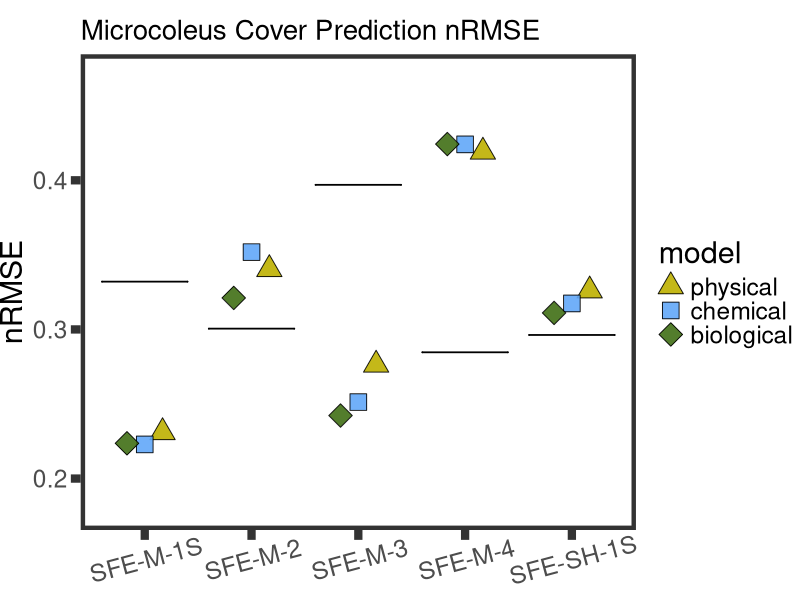
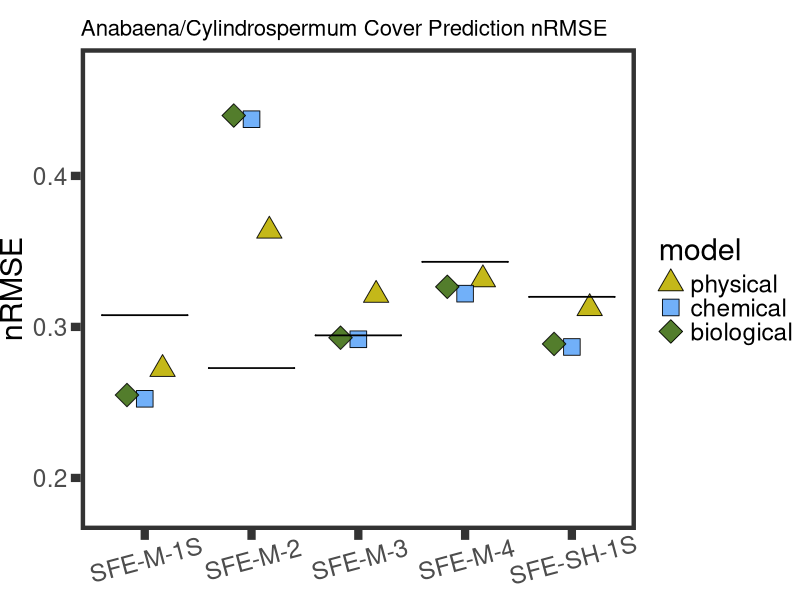
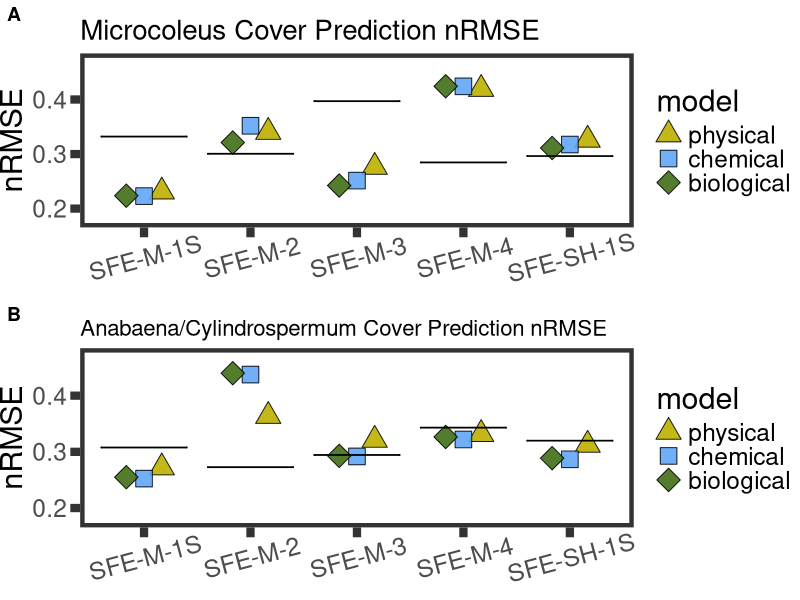

Here is the R script that generated these plots, in order:
#### read in data & libraries

library(tidyverse)
library(ggsignif)

data <- read.csv("./data/predictive_models/inputs.csv")

cover_nrmse_M <- read.csv("./data/predictive_models/20250311_nrmse_M_cover_truncated.csv")
cover_nrmse_A <- read.csv("./data/predictive_models/20250311_nrmse_A_cover_truncated.csv")

cover_nrmse_M_long <- pivot_longer(cover_nrmse_M, cols = c(2:6), names_to = "site_reach",
                                 values_to = "nrmse")

cover_nrmse_M_long_null <- cover_nrmse_M_long %>% 
  filter(model == "null")

cover_nrmse_A_long <- pivot_longer(cover_nrmse_A, cols = c(2:6), names_to = "site_reach",
                                   values_to = "nrmse")

cover_nrmse_A_long_null <- cover_nrmse_A_long %>% 
  filter(model == "null")
# duplicate it
#cover_nrmse_M_long_null <- rbind(cover_nrmse_M_long_null, cover_nrmse_M_long_null)

cover_nrmse_M_long <- cover_nrmse_M_long %>% 
  filter(model != "null")

cover_nrmse_A_long <- cover_nrmse_A_long %>% 
  filter(model != "null")

theme_set(theme_bw() +
            theme(panel.grid.minor = element_blank(), panel.grid.major = element_blank(),
                  panel.border = element_rect(linewidth = 3), axis.ticks = element_line(linewidth = 2.8),
                  text = element_text(size = 22), plot.margin = unit(c(.5, 0, 0, 0), "cm"),
                  axis.ticks.length=unit(.25, "cm")))

nulls <- cover_nrmse_M_long_null$nrmse
dodge <- position_dodge(width=0.5)  
plot <- ggplot(data = cover_nrmse_M_long, aes(x = site_reach, y = nrmse, fill = model,
                                              shape = model)) +
  geom_point(size = 6, alpha = 0.9, position = dodge) +
  geom_signif(y_position = c(nulls), xmin = c(0.6,1.6,2.6,3.6,4.6), 
              xmax = c(1.4,2.4,3.4,4.4, 5.4), annotation = c("", "", "", "" ,""),
              tip_length = 0, size = 0.6) +
  coord_cartesian(ylim = c(0.18, 0.47)) +
  scale_x_discrete(labels= c("SFE-M-1S", "SFE-M-2", "SFE-M-3", "SFE-M-4", "SFE-SH-1S")) +
  scale_fill_manual(values = c("#bdb000", "#62a7f8", "#416f16"),
                    limits = c("physical", "chemical", "biological")) +
  scale_shape_manual(values = c(24, 22, 23),
                       limits = c("physical", "chemical", "biological")) +
  theme(axis.text.x = element_text(angle = 15, vjust = .8, size = 18),
        plot.title = element_text(size = 20)) +
  labs(title = "Microcoleus Cover Prediction nRMSE", x = NULL, y = "nRMSE")
plot

nulls <- cover_nrmse_A_long_null$nrmse
plot2 <- ggplot(data = cover_nrmse_A_long, aes(x = site_reach, y = nrmse, fill = model,
                                              shape = model)) +
  geom_point(size = 6, alpha = 0.9, position = dodge) +
  geom_signif(y_position = c(nulls), xmin = c(0.6,1.6,2.6,3.6,4.6), 
              xmax = c(1.4,2.4,3.4,4.4, 5.4), annotation = c("", "", "", "" ,""),
              tip_length = 0, size = 0.6) +
  coord_cartesian(ylim = c(0.18, 0.47)) +
  scale_x_discrete(labels= c("SFE-M-1S", "SFE-M-2", "SFE-M-3", "SFE-M-4", "SFE-SH-1S")) +
  scale_fill_manual(values = c("#bdb000", "#62a7f8", "#416f16"),
                    limits = c("physical", "chemical", "biological")) +
  scale_shape_manual(values = c(24, 22, 23),
                     limits = c("physical", "chemical", "biological")) +
  theme(axis.text.x = element_text(angle = 15, vjust = .8, size = 18),
        plot.title = element_text(size = 16)) +
  labs(title = "Anabaena/Cylindrospermum Cover Prediction nRMSE", x = NULL, y = "nRMSE")
plot2

# REMOVE LEGEND
library(cowplot)
plot_grid(plot, plot2, nrow = 2, labels = c("A", "B"))
        